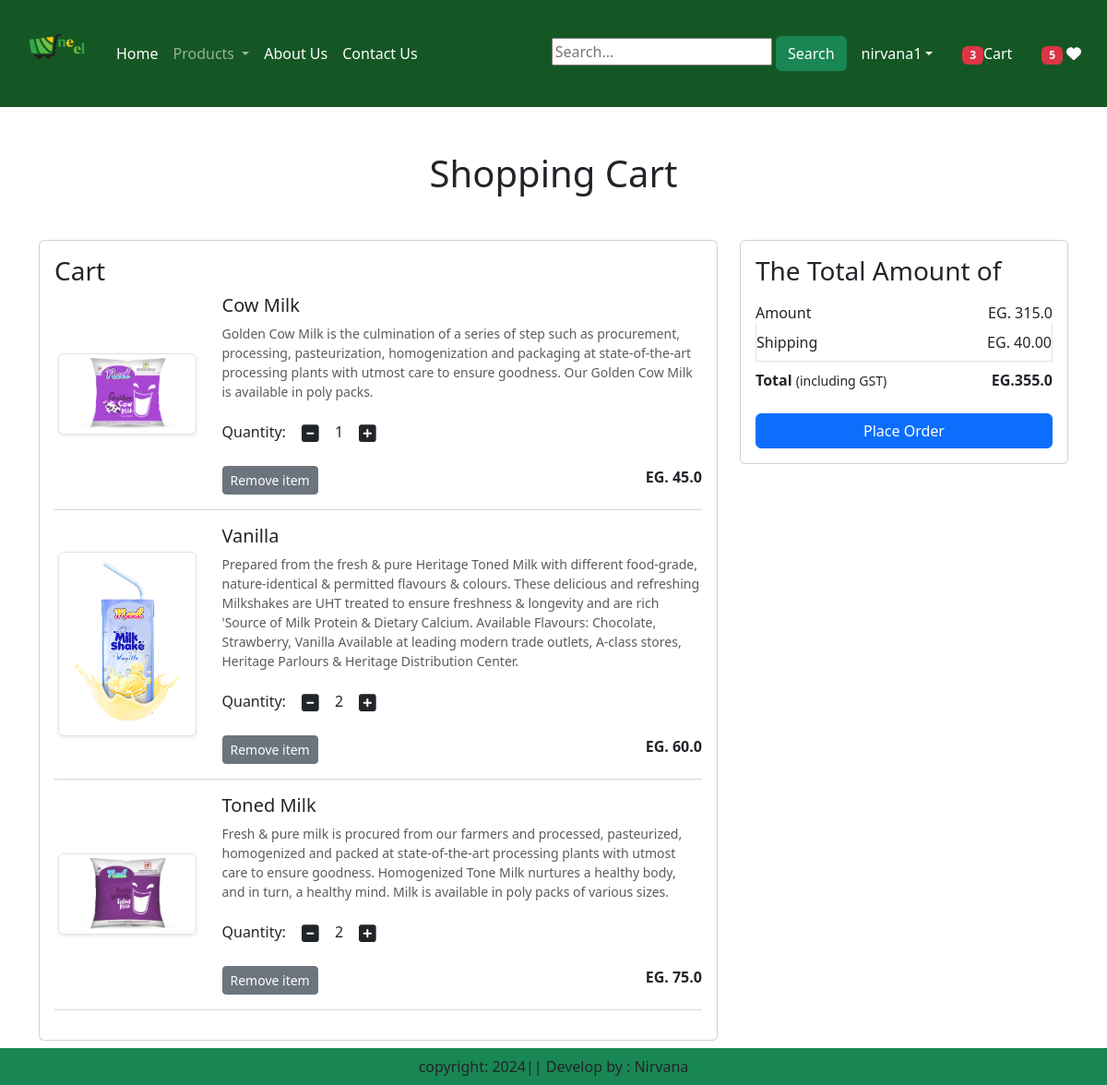
/cart/ (signed in), run on an earlier commit of the app's database.
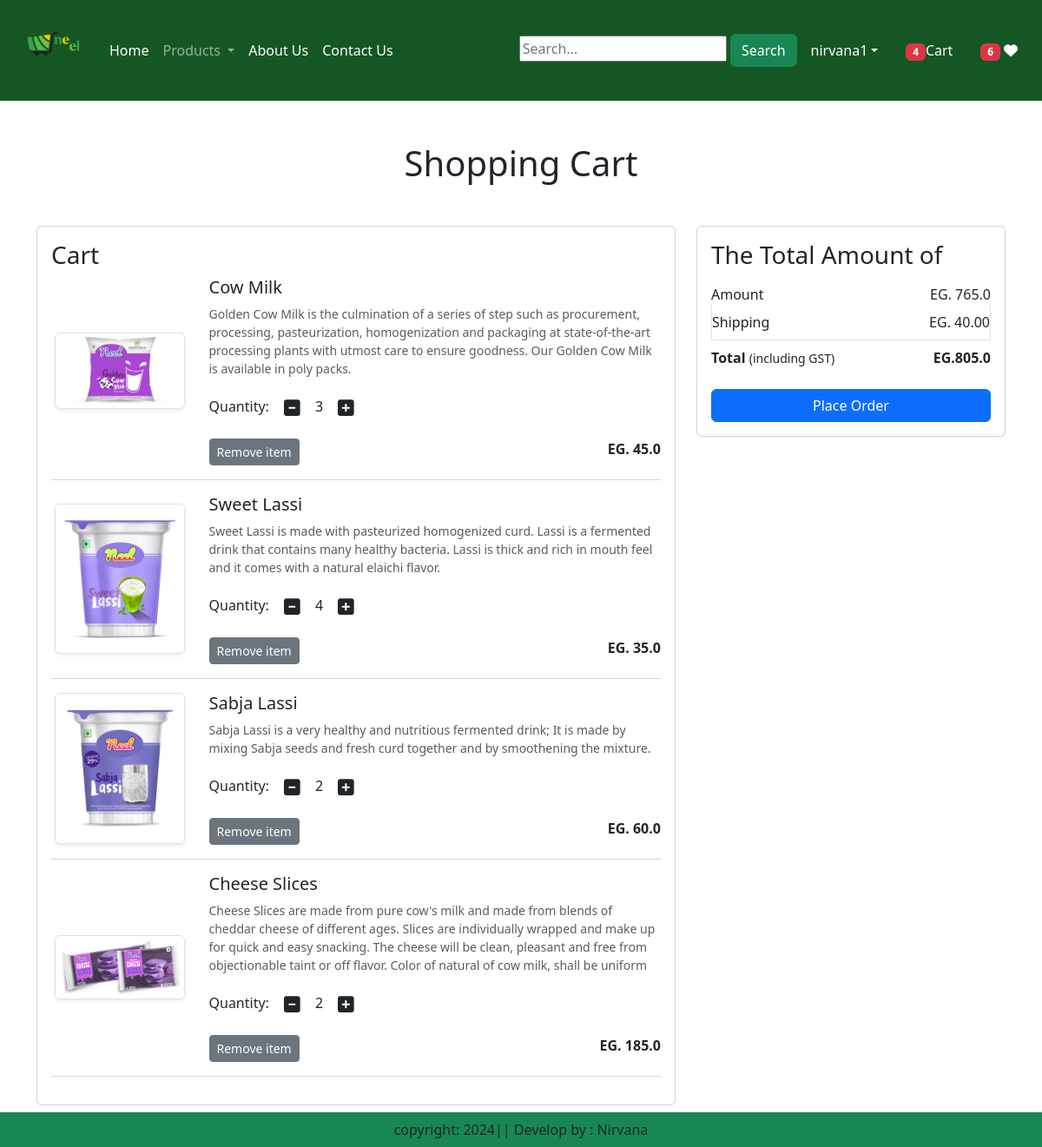
And on a later commit of the database.
### app1/models.py (models this page shows, shortened)
class Cart(models.Model):
    user = models.ForeignKey (User, on_delete=models.CASCADE)
    product = models.ForeignKey (Product, on_delete=models.CASCADE)
    quantity = models. PositiveIntegerField(default=1)

class Product(models.Model):
    title = models.CharField(max_length=100)
    selling_price = models.FloatField()
    discounted_price = models.FloatField()
    description = models.TextField()
    composition = models.TextField(default='')
    prodapp = models.TextField(default='')
    category = models.CharField(choices=CATEGORY_CHOICES, max_length=2)
    product_image = models.ImageField(upload_to='product')

### app1/views.py (the view)
# urls.py: path('cart/',views.show_cart, name='showcart'),
@login_required
def show_cart(request):
    user=request.user
    cart = Cart.objects.filter(user=user)
    amount=0
    for p in cart:
        value=p.quantity*p.product.discounted_price
        amount= amount + value
    totalamount=amount+40
    totalitem =0
    wishitem=0
    if request.user.is_authenticated:
        totalitem = len(Cart.objects.filter(user=request.user))
        wishitem = len(Wishlist.objects.filter(user=request.user))
    return render(request, 'app1/addtocart.html', locals())

### app1/templates/app1/addtocart.html (shortened to what this page needs)
{% extends 'app1/base.html' %}
{%load static %}
{% block main-content %}
<div class="container my-5">
    <div class="row">
        {% if cart %}
        <h1 class="text-center mb-5">Shopping Cart</h1>
        <div class="col-sm-8">
        <div class="card">
            <div class="card-body">
                <h3>Cart</h3>
                {% for item in cart %}
                <div class="row">
                    <div class="col-sm-3 text-center align-self-center"><img src="{{item.product.product_image.url}}" alt="" srcset="" class="img-fluid img-thumbnail shadow-sm" height="150" width="150"> </div>
                    <div class="col-sm-9">
                        <div>
                            <h5>{{item.product.title}}</h5>
                            <p class="mb-2 text-muted small">{{item.product.description}}</p>
                            <div class="my-3">
                                <label for="quantity"> Quantity: </label>
                                <a class="minus-cart btn" pid={{item.product.id}}><i class="fas fa-minus-square fa-lg"></i></a>
                                <span id="quantity">{{item.quantity}}</span>
                                <a class="plus-cart btn" pid={{item.product.id}}><i class="fas fa-plus-square fa-lg"></i></a>
                            </div>
                            <div class="d-flex justify-content-between">
                                <a href="#" class="remove-cart btn btn-sm btn-secondary mr-3" pid={{item.product.id}}>Remove item </a>
                                <p class="mb-0"><span><strong>EG. {{item.product.discounted_price}}</strong></span></p>
                            </div>
                        </div>
                    </div>
                </div>
                <hr class="text-muted">
                {% endfor %}
            </div>
        </div>
    </div>
    <div class="col-sm-4">
        <div class="card">
            <div class="card-body">
                <h3>The Total Amount of</h3>
                <ul class="list-group">
                    <li class="list-group-item d-flex justify-content-between align-items-center border-0 px-0 pb-0" >Amount<span id="amount">EG. {{amount}}</span></li>
                    <li class="list-group-item d-flex justify-content-between align-items-center px-0">Shipping <span>EG. 40.00</span></li>
                    <li class="list-group-item d-flex justify-content-between align-items-center border-0 px-0 mb-3">
                        <div>
                            <strong>Total</strong> <small>(including GST)</small>
                        </div>
                        <span id="totalamount"><strong>EG.{{totalamount}}</strong></span>
                    </li>
                </ul>
                <div class="d-grid"><a href="{% url 'checkout' %}" class="btn btn-primary">Place Order</a></div>
            </div>
        </div>
    </div>
    {% else %}
       <h1 class="text-center mb-5">Cart is Empty</h1>
    {% endif %}
</div>
</div>
{% endblock main-content %}

### app1/templates/app1/base.html (shortened to what this page needs)
<!DOCTYPE html>
{% load static %}
<html lang="en">
<head>
    <link href="https://cdn.jsdelivr.net/npm/bootstrap@5.3.3/dist/css/bootstrap.min.css" rel="stylesheet">
    <link rel="stylesheet" href="{% static "app1/css/owl.carousel.min.css" %}">
    <link rel="stylesheet" href="{% static "app1/css/all.min.css" %}">
    <link rel="stylesheet" href="{% static "app1/css/style.css" %}">
</head>
<body>
    <nav class="navbar navbar-expand-lg navbar-dark" style="background-color: #155724; ">
        <div class="container-fluid">
          <a class="navbar-brand" href="#">
            <img src="{% static "app1/images/1.png" %}" width="90" height="90">
          </a>
          <div class="collapse navbar-collapse" id="navbarSupportedContent">
            <ul class="navbar-nav me-auto mb-2 mb-lg-0">
              {% if request.user.is_authenticated %}
              <li class="nav-item">
                <a class="nav-link active" aria-current="page" href="/">Home</a>
              </li>
              <li class="nav-item dropdown">
                <a class="nav-link dropdown-toggle" href="#" role="button" data-bs-toggle="dropdown" aria-expanded="false">
                  Products
                </a>
              </li>
              <li class="nav-item">
                <a class="nav-link text-white" href="{%url 'about' %}">About Us</a>
              </li>
              <li class="nav-item">
                <a class="nav-link text-white" href="{%url 'contact' %}">Contact Us</a>
              </li>
            </ul>
            <form method="get" action="{% url 'search' %}">
              <input type="text" name="search" placeholder="Search..." required value="{{ query|default:'' }}" />
              <button type="submit" class="btn btn-success">Search</button>
            </form>
          </div>
          <ul class="navbar-nav me-auto mb-2 mb-lg-0">
            <li class="nav-item dropdown mx-2">
                <a class="nav-link dropdown-toggle text-white" href="#"
                id="profileDropdown" role="button" data-bs-toggle="dropdown"
                aria-expanded="false">{{request.user}}</a>
            <li class="nav-item mx-2">
                <a href="{% url 'showcart' %}" class="nav-link text-white"><span class ="badge bg-danger">{%if totalitem > 0 %} {{totalitem}} {% endif%}</span>Cart</a>
            </li>
            <li class="nav-item mx-2">
              <a href="{% url 'showwishlist' %}" class="nav-link text-white">
                  {% if wishitem > 0 %}
                      <span class="badge bg-danger">{{ wishitem }}</span>
                  {% else %}
                      <span class="badge bg-secondary">0</span>
                  {% endif %}
                  <i class="fa fa-heart"></i>
              </a>
          </li>
            {% endif %}
        </ul>
    </div>
</nav>
    {% block main-content %}{% endblock main-content %}
    <footer class="container-fluid fixed-bottom bg-success text-center p-2 mt-5">
        copyright: 2024|| Develop by : Nirvana
    </footer>
</body>
</html>

What changed in the data, as far as the page shows it:
removed Cart: product.product_image (picture), product "Vanilla", product.description "Prepared from the fresh & pure Heritage Toned Milk with different food-grade, nature-identical & permitted flavours & colours. These delicious and refreshing Milkshakes are UHT treated to ensure freshness & longevity and are rich 'Source of Milk Protein & Dietary Calcium. Available Flavours: Chocolate, Strawberry, Vanilla Available at leading modern trade outlets, A-class stores, Heritage Parlours & Heritage Distribution Center.", quantity "2", product.discounted_price "60.0"
removed Cart: product.product_image (picture), product "Toned Milk", product.description "Fresh & pure milk is procured from our farmers and processed, pasteurized, homogenized and packed at state-of-the-art processing plants with utmost care to ensure goodness. Homogenized Tone Milk nurtures a healthy body, and in turn, a healthy mind. Milk is available in poly packs of various sizes.", quantity "2", product.discounted_price "75.0"
changed Cart "Cow Milk": quantity "1" → "3"
added Cart: product.product_image (picture), product "Sweet Lassi", product.description "Sweet Lassi is made with pasteurized homogenized curd. Lassi is a fermented drink that contains many healthy bacteria. Lassi is thick and rich in mouth feel and it comes with a natural elaichi flavor.", quantity "4", product.discounted_price "35.0"
added Cart: product.product_image (picture), product "Sabja Lassi", product.description "Sabja Lassi is a very healthy and nutritious fermented drink; It is made by mixing Sabja seeds and fresh curd together and by smoothening the mixture.", quantity "2", product.discounted_price "60.0"
added Cart: product.product_image (picture), product "Cheese Slices", product.description "Cheese Slices are made from pure cow's milk and made from blends of cheddar cheese of different ages. Slices are individually wrapped and make up for quick and easy snacking. The cheese will be clean, pleasant and free from objectionable taint or off flavor. Color of natural of cow milk, shall be uniform", quantity "2", product.discounted_price "185.0"
Also different on the page:
{{ totalitem }}: "3" → "4"
{{ wishitem }}: "5" → "6"
{{ amount }}: "315.0" → "765.0"
{{ totalamount }}: "355.0" → "805.0"
